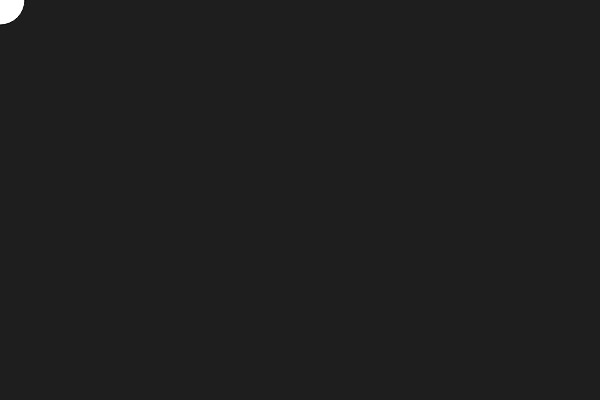
Frame 1 (no input)
Frame 60 (no input): identical to frame 1, image omitted
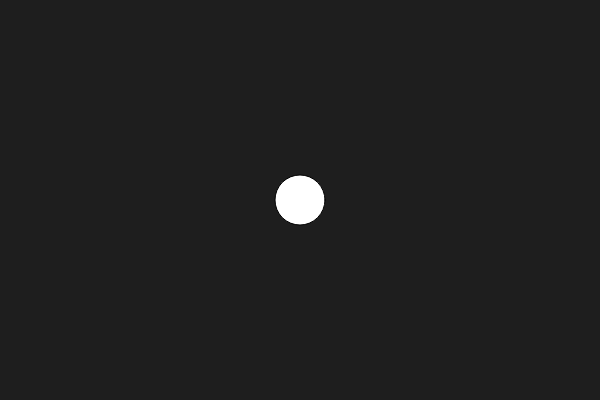
Frame 120 (the mouse pressed at the canvas centre since frame 60)

The p5.js sketch that drew these frames (run headless with seeded random() and noise() and a simulated clock; from frame 60 on, the mouse is pressed at the canvas centre):

// p5.js sketch
// ── sketch.js
function setup() {
  createCanvas(600, 400);
}

function draw() {
  background(30);
  fill(255);
  ellipse(mouseX, mouseY, 50, 50);
}
